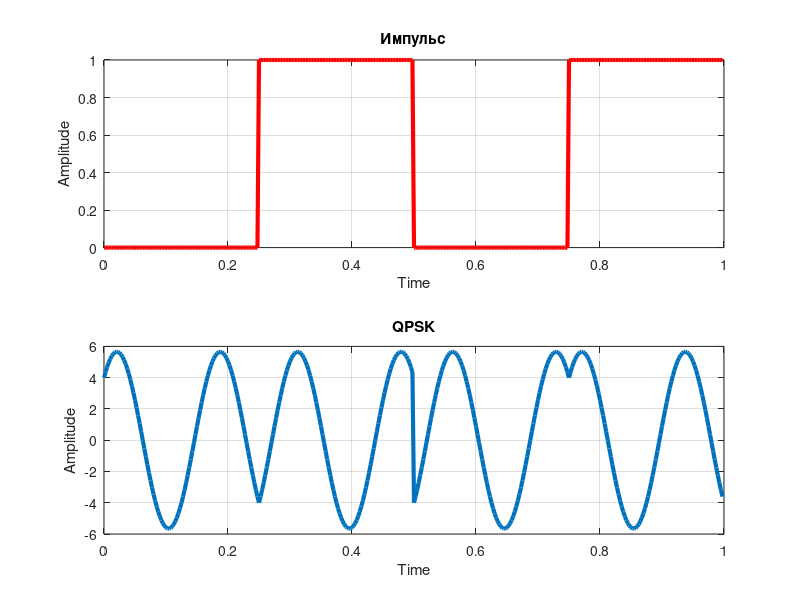

This chart was generated by the following MATLAB code:
close all            
clear all
clc
x1=zeros(1,100);                 
x2=ones(1,100);                      
y=[x1 x1 x1 x2 x2 x1 x2 x2];         
y1=[x1 x2 x1 x2];                   
y2=[x1 x1 x2 x2];                  
k1=1:400;
k2=1:400;
for i=1:400
    if(y1(i)==0)
        k1(i)=1;
    elseif(y1(i)==1)
        k1(i)=-1;
    end
    if(y2(i)==0)
        k2(i)=1;
    elseif(y2(i)==1)
        k2(i)=-1;
    end
end
t=0:0.0025:1;                        
A=4;                                 
f=6;
p=800;                              
z1=1:p/2;                           
z2=1:p/2;                           
z=1:p/2;                          
for i=1:400
    z1(i)=A*k1(i)*sin(2*pi*t(i)*f);   
    z2(i)=A*k2(i)*cos(2*pi*t(i)*f);   
    z(i)=z1(i)+z2(i);
end
t1=0:0.00125:0.99875;                 
t2=0:0.0025:0.9975;                   
    subplot(2,1,1); 
plot(t2,y1,'r','linewidth',3);
xlabel('Time'); 
ylabel('Amplitude'); 
title('Импульс');
grid on;
    subplot(2,1,2); 
plot(t2,z,'linewidth',3);
xlabel('Time'); 
ylabel('Amplitude'); 
title('QPSK');
grid on;
